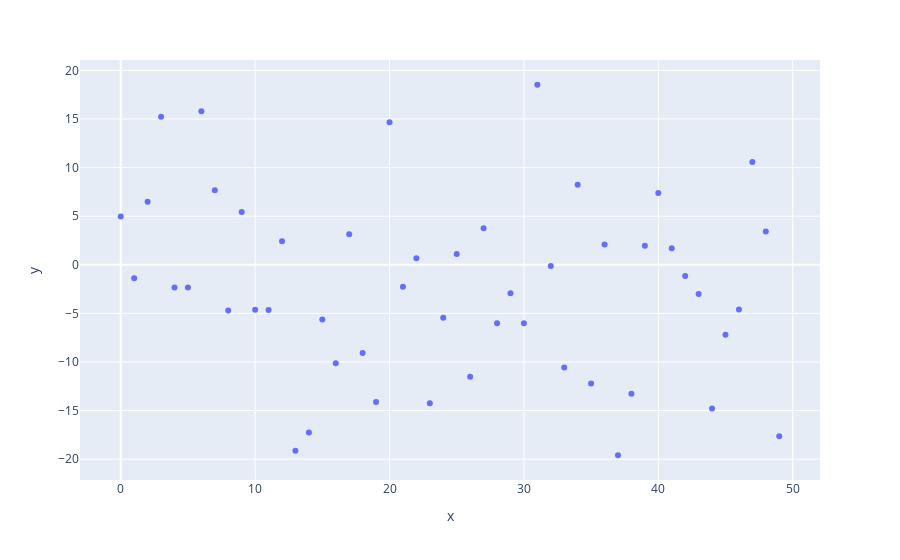

The notebook cell this image was saved under:
### Code cell
fig.show()

### Figure 1 — Plotly figure (JSON) as saved in the notebook; plotly's stock layout.template omitted (floating-point values rounded to 4 significant figures)
{"data": [{"hovertemplate": "x=%{x}<br>y=%{y}<extra></extra>", "legendgroup": "", "marker": {"color": "#636efa", "symbol": "circle"}, "mode": "markers", "name": "", "orientation": "v", "showlegend": false, "type": "scatter", "x": [0, 1, 2, 3, 4, 5, 6, 7, 8, 9, 10, 11, 12, 13, 14, 15, 16, 17, 18, 19, 20, 21, 22, 23, 24, 25, 26, 27, 28, 29, 30, 31, 32, 33, 34, 35, 36, 37, 38, 39, 40, 41, 42, 43, 44, 45, 46, 47, 48, 49], "xaxis": "x", "y": [4.967, -1.383, 6.477, 15.23, -2.342, -2.341, 15.79, 7.674, -4.695, 5.426, -4.634, -4.657, 2.42, -19.13, -17.25, -5.623, -10.13, 3.142, -9.08, -14.12, 14.66, -2.258, 0.6753, -14.25, -5.444, 1.109, -11.51, 3.757, -6.006, -2.917, -6.017, 18.52, -0.135, -10.58, 8.225, -12.21, 2.089, -19.6, -13.28, 1.969, 7.385, 1.714, -1.156, -3.011, -14.79, -7.198, -4.606, 10.57, 3.436, -17.63], "yaxis": "y"}], "layout": {"autosize": true, "legend": {"tracegroupgap": 0}, "margin": {"t": 60}, "xaxis": {"anchor": "y", "autorange": true, "domain": [0, 1], "range": [-2.999, 52.0], "title": {"text": "x"}, "type": "linear"}, "yaxis": {"anchor": "x", "autorange": true, "domain": [0, 1], "range": [-22.55, 21.47], "title": {"text": "y"}, "type": "linear"}}}
